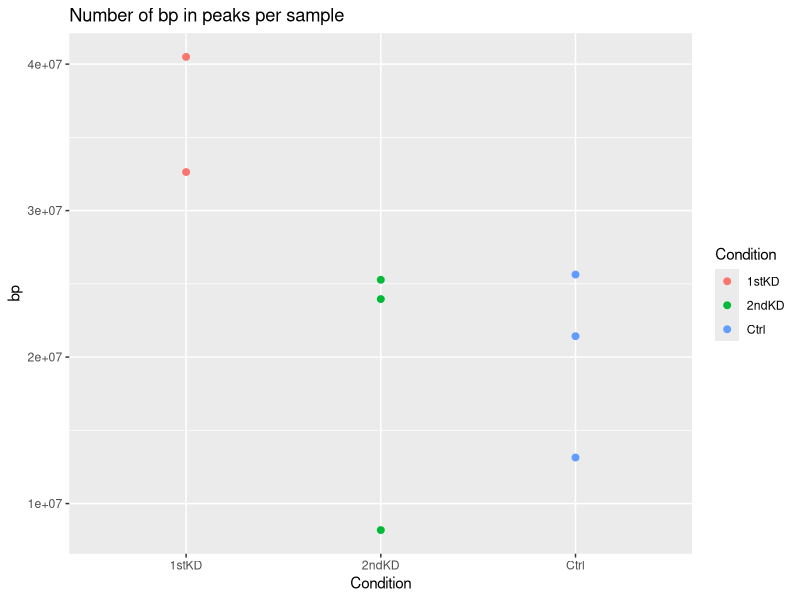
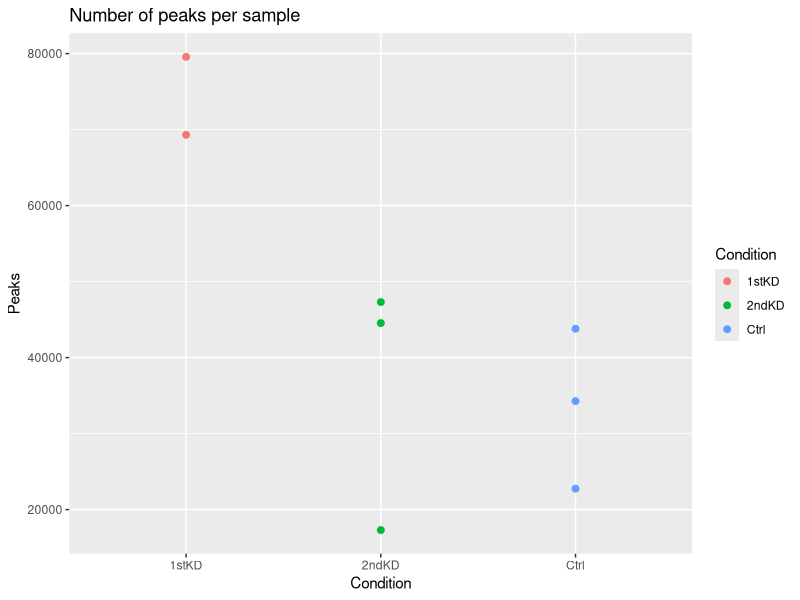

Write the R code that produced these figures, in order.
# ==============================================================================
# Environment
# ==============================================================================
suppressMessages(library("data.table"))
suppressMessages(library("ggplot2"))

# ==============================================================================
# Functions
# ==============================================================================
meandif <- function(x,y) mean(x) - mean(y)
# function for performing permutations
perm2samp <- function(
        x, # vector from group 1
        y, # vector from group 2
        myfun = meandif, # function of group data
        alternative = c("two.sided", "less", "greater") # x ALT y
    ){
    theta.hat = myfun(x,y)
    m = length(x)
    n = length(y)
    N = m + n
    z = c(x,y)
    # matrix of all possible group assignments
    gmat = expand.grid(replicate(N, 1:2, simplify = FALSE))
    # remove first and last rows (all elements belong to a single group)
    gmat = gmat[c(-1, -(2^N)), ]
    nsamp = nrow(gmat)
    theta.mc = apply(
        gmat,
        1,
        function(g,z){
            meandif(z[g == 1], z[g != 1])
        },
        z = z
    )
    if(alternative[1] == "less") {
        perm = sum(theta.mc <= theta.hat) / nsamp
    } else if(alternative[1] == "greater") {
        perm = sum(theta.mc >= theta.hat) / nsamp
    } else {
        perm = sum(abs(theta.mc) >= abs(theta.hat)) / nsamp
    }
    return(list(
        theta.hat = theta.hat,
        theta.mc = theta.mc,
        p = perm
    ))
}

# ==============================================================================
# Data
# ==============================================================================
peaks = fread("num-peaks-bp.tsv")

# ==============================================================================
# Analysis
# ==============================================================================
# testing for differences in bp accessibility
bp_ctrl_kd1 <- perm2samp(
    peaks[Condition == "Ctrl", bp],
    peaks[Condition == "1stKD", bp],
    alternative = "less"
)
bp_ctrl_kd2 <- perm2samp(
    peaks[Condition == "Ctrl", bp],
    peaks[Condition == "2ndKD", bp],
    alternative = "less"
)
bp_kd1_kd2 <- perm2samp(
    peaks[Condition == "1stKD", bp],
    peaks[Condition == "2ndKD", bp]
)

# testing for differences in number of peaks
peak_ctrl_kd1 <- perm2samp(
    peaks[Condition == "Ctrl", Peaks],
    peaks[Condition == "1stKD", Peaks],
    alternative = "less"
)
peak_ctrl_kd2 <- perm2samp(
    peaks[Condition == "Ctrl", Peaks],
    peaks[Condition == "2ndKD", Peaks],
    alternative = "less"
)
peak_kd1_kd2 <- perm2samp(
    peaks[Condition == "1stKD", Peaks],
    peaks[Condition == "2ndKD", Peaks]
)


# ==============================================================================
# Plots
# ==============================================================================
gg <- (
    ggplot(peaks)
    + geom_point(aes(x = Condition, y = bp, colour = Condition), size = 2)
    + ggtitle("Number of bp in peaks per sample")
)
ggsave(
    "bp.png",
    height = 12,
    width = 20,
    units = "cm"
)

gg <- (
    ggplot(peaks)
    + geom_point(aes(x = Condition, y = Peaks, colour = Condition), size = 2)
    + ggtitle("Number of peaks per sample")
)
ggsave(
    "peaks.png",
    height = 12,
    width = 20,
    units = "cm"
)
